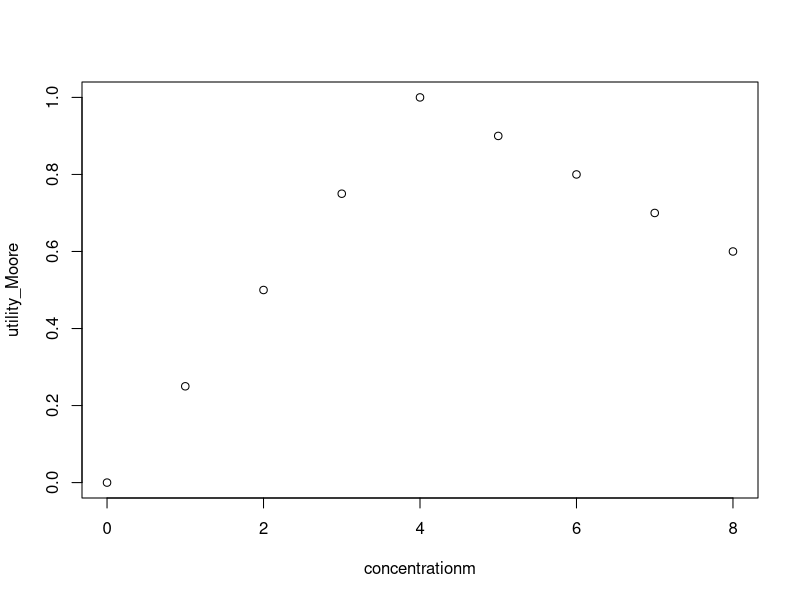
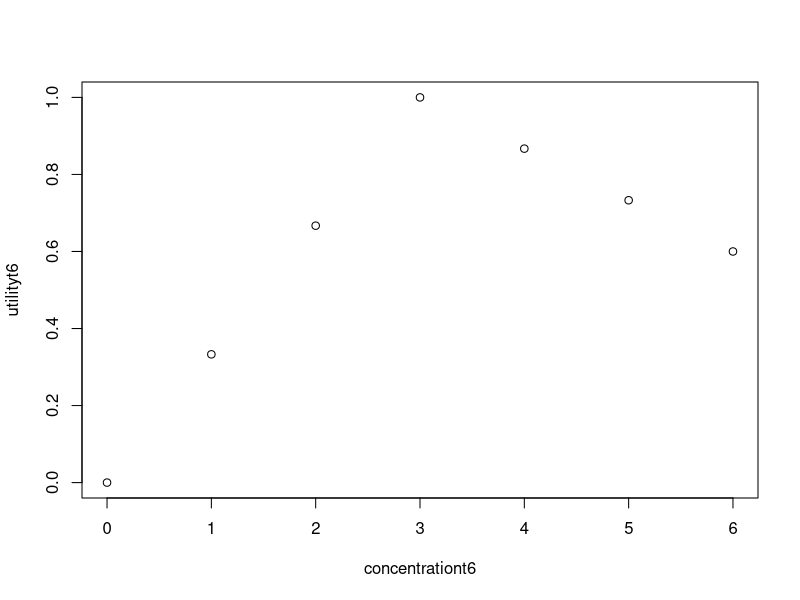
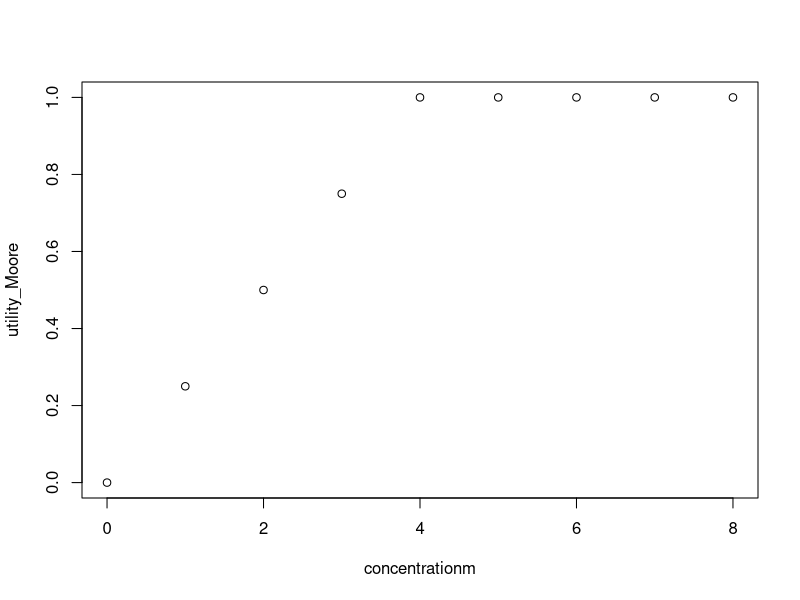
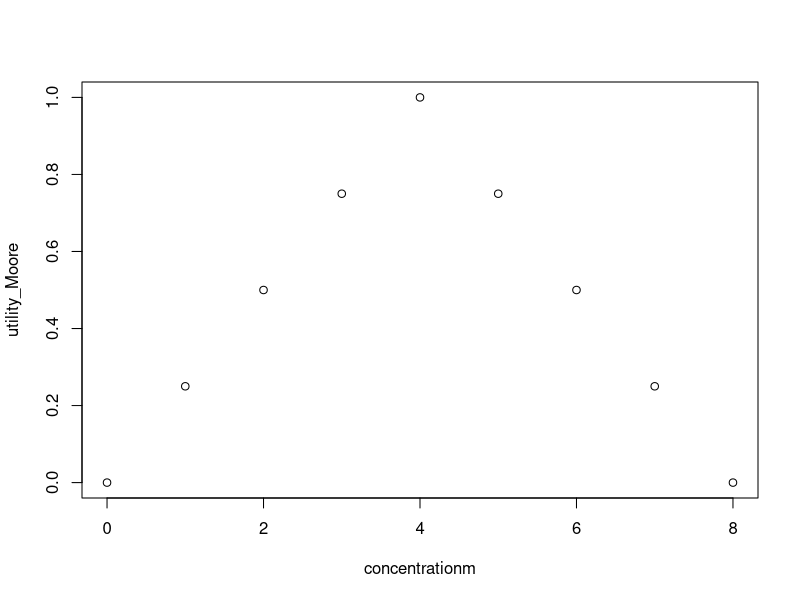
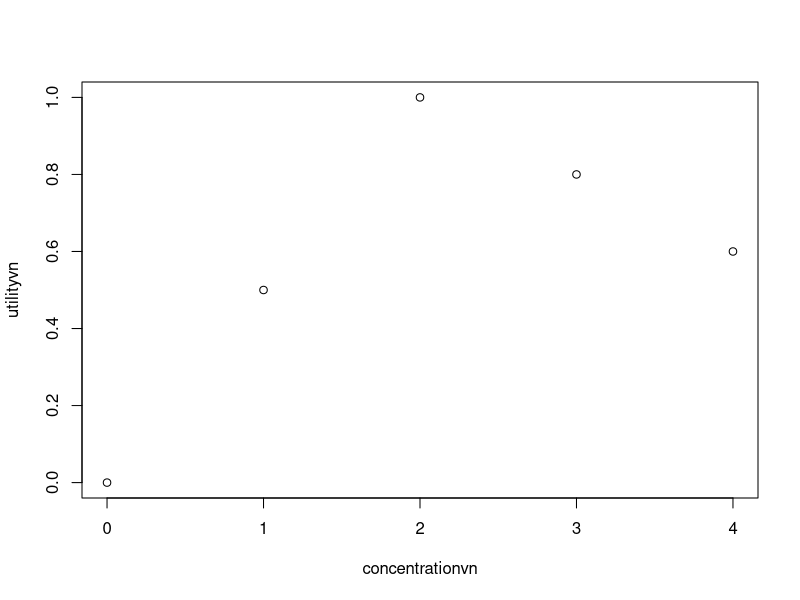
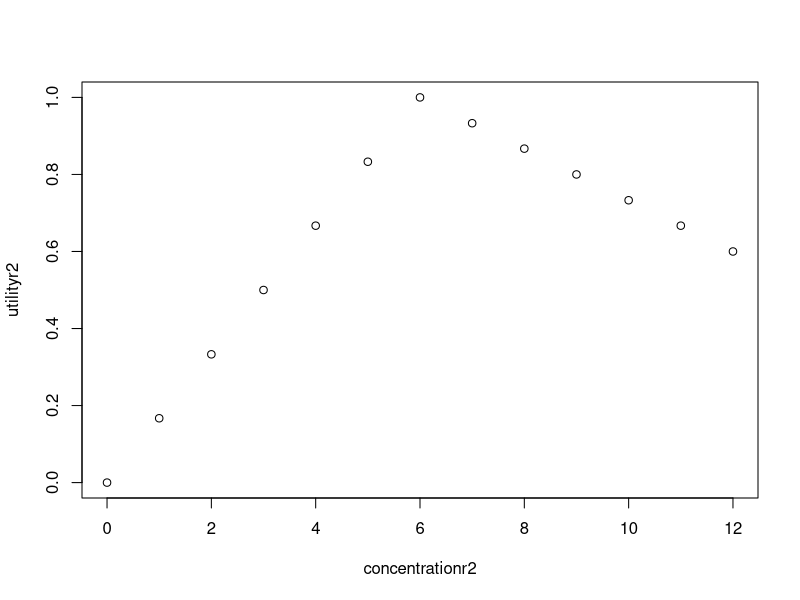
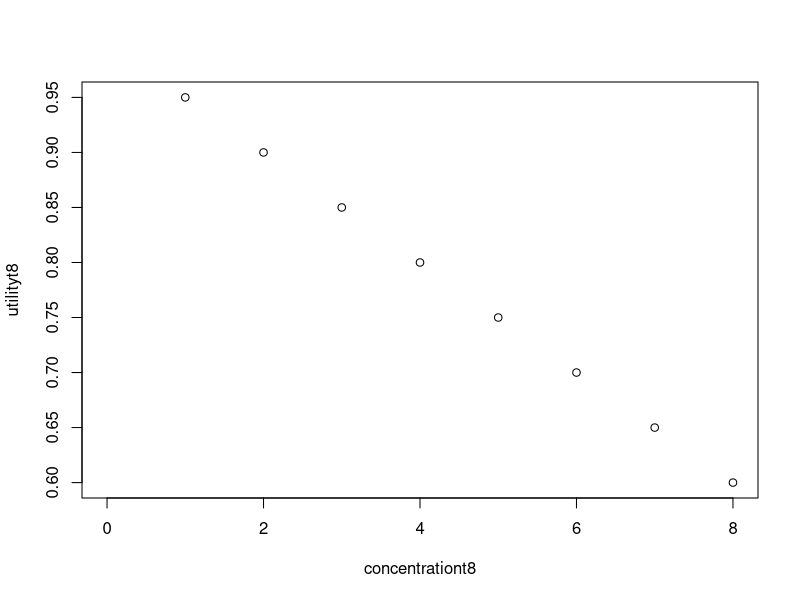

Recreate these plots in R, in order.
## ---- chunk 1
knitr::opts_chunk$set(echo = TRUE, fig.lp="fig:")


f <- function(p,M,x,n){
  if (x  <= (n*p)){U <- (x/(n*p))}
  else {U <- M + ((1-(x/n))*(1-M))/(1-p)}
 # else {U <- (2-M) + (((M-1)*x)/(n*p))} M + ((1-(x/n))*(1-M))/(1-p)}
  round(U,digits = 3)
 # print(U)
}

# install.packages("tinytex", repos = "https://cloud.r-project.org" ) if debug needed?

# library(namelibrary) for the R library

# http://rmarkdown.rstudio.com
# echo = TRUE <- makes all next cmds appear

## ---- chunk 2



f0m <- f(0.5,0.6,0,8)
f1m <- f(0.5,0.6,1,8)
f2m <- f(0.5,0.6,2,8)
f3m <- f(0.5,0.6,3,8)
f4m <- f(0.5,0.6,4,8)
f5m <- f(0.5,0.6,5,8)
f6m <- f(0.5,0.6,6,8)
f7m <- f(0.5,0.6,7,8)
f8m <- f(0.5,0.6,8,8)

utility_Moore <- c(f0m,f1m,f2m,f3m,f4m,f5m,f6m,f7m,f8m)
concentrationm <- c(0:8)


# print(utilitym)
plot(concentrationm,utility_Moore)
## ---- chunk 3

f0t6 <- f(0.5,0.6,0,6)
f1t6 <- f(0.5,0.6,1,6)
f2t6<- f(0.5,0.6,2,6)
f3t6 <- f(0.5,0.6,3,6)
f4t6 <- f(0.5,0.6,4,6)
f5t6 <- f(0.5,0.6,5,6)
f6t6 <- f(0.5,0.6,6,6)

utilityt6 <- c(f0t6,f1t6,f2t6,f3t6,f4t6,f5t6,f6t6)
concentrationt6 <- c(0:6)


# print(utilityt8)
plot(concentrationt6,utilityt6)

## ---- chunk 4



f0m <- f(0.5,1,0,8)
f1m <- f(0.5,1,1,8)
f2m <- f(0.5,1,2,8)
f3m <- f(0.5,1,3,8)
f4m <- f(0.5,1,4,8)
f5m <- f(0.5,1,5,8)
f6m <- f(0.5,1,6,8)
f7m <- f(0.5,1,7,8)
f8m <- f(0.5,1,8,8)

utility_Moore <- c(f0m,f1m,f2m,f3m,f4m,f5m,f6m,f7m,f8m)
concentrationm <- c(0:8)


# print(utilitym)
plot(concentrationm,utility_Moore)
## ---- chunk 5



f0m <- f(0.5,0,0,8)
f1m <- f(0.5,0,1,8)
f2m <- f(0.5,0,2,8)
f3m <- f(0.5,0,3,8)
f4m <- f(0.5,0,4,8)
f5m <- f(0.5,0,5,8)
f6m <- f(0.5,0,6,8)
f7m <- f(0.5,0,7,8)
f8m <- f(0.5,0,8,8)

utility_Moore <- c(f0m,f1m,f2m,f3m,f4m,f5m,f6m,f7m,f8m)
concentrationm <- c(0:8)


# print(utilitym)
plot(concentrationm,utility_Moore)
## ---- chunk 6



f0vn <- f(0.5,0.6,0,4)
f1vn <- f(0.5,0.6,1,4)
f2vn <- f(0.5,0.6,2,4)
f3vn <- f(0.5,0.6,3,4)
f4vn <- f(0.5,0.6,4,4)

utilityvn <- c(f0vn,f1vn,f2vn,f3vn,f4vn)
concentrationvn <- c(0:4)

#print(utilityvn)
plot(concentrationvn,utilityvn)

## ---- chunk 7


f0r2 <- f(0.5,0.6,0,12)
f1r2 <- f(0.5,0.6,1,12)
f2r2 <- f(0.5,0.6,2,12)
f3r2 <- f(0.5,0.6,3,12)
f4r2 <- f(0.5,0.6,4,12)
f5r2 <- f(0.5,0.6,5,12)
f6r2 <- f(0.5,0.6,6,12)
f7r2 <- f(0.5,0.6,7,12)
f8r2 <- f(0.5,0.6,8,12)
f9r2 <- f(0.5,0.6,9,12)
f10r2 <- f(0.5,0.6,10,12)
f11r2 <- f(0.5,0.6,11,12)
f12r2 <- f(0.5,0.6,12,12)

utilityr2 <- c(f0r2,f1r2,f2r2,f3r2,f4r2,f5r2,f6r2,f7r2,f8r2,f9r2,f10r2,f11r2,f12r2)
concentrationr2 <- c(0:12)


#print(utilityr2)
plot(concentrationr2,utilityr2)

## ---- chunk 8

f0t8 <- f(0,0.6,0,8)
f1t8 <- f(0,0.6,1,8)
f2t8 <- f(0,0.6,2,8)
f3t8 <- f(0,0.6,3,8)
f4t8 <- f(0,0.6,4,8)
f5t8 <- f(0,0.6,5,8)
f6t8 <- f(0,0.6,6,8)
f7t8 <- f(0,0.6,7,8)
f8t8 <- f(0,0.6,8,8)

utilityt8 <- c(f0t8,f1t8,f2t8,f3t8,f4t8,f5t8,f6t8,f7t8,f8t8)
concentrationt8 <- c(0:8)

# print(utilityt8)
plot(concentrationt8,utilityt8)

